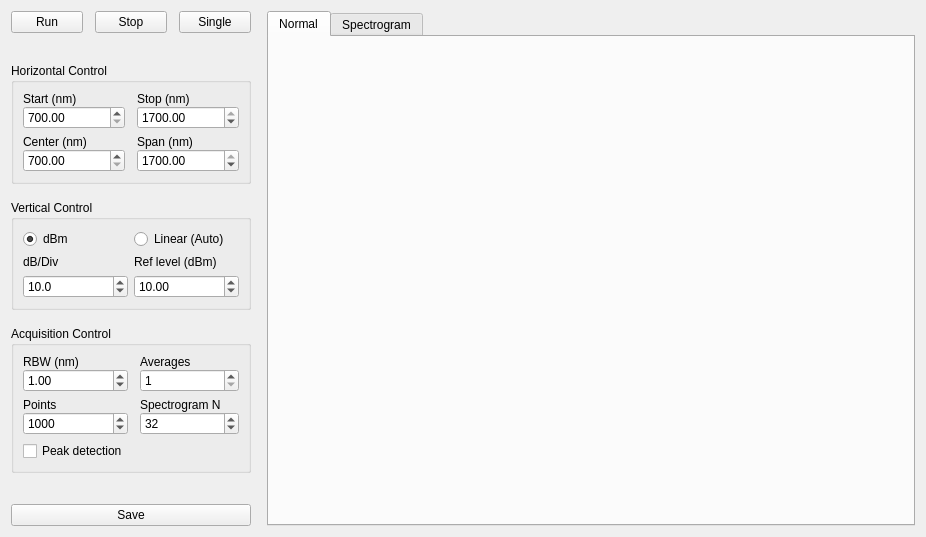
<?xml version="1.0" encoding="UTF-8"?>
<ui version="4.0">
 <class>OSA</class>
 <widget class="QWidget" name="OSA">
  <property name="geometry">
   <rect>
    <x>0</x>
    <y>0</y>
    <width>926</width>
    <height>537</height>
   </rect>
  </property>
  <property name="windowTitle">
   <string>OSA - Virtual Telecom Lab</string>
  </property>
  <layout class="QGridLayout" name="gridLayout">
   <item row="0" column="0">
    <layout class="QHBoxLayout" name="horizontalLayout">
     <property name="spacing">
      <number>16</number>
     </property>
     <property name="topMargin">
      <number>0</number>
     </property>
     <item>
      <layout class="QVBoxLayout" name="verticalLayout_9">
       <property name="sizeConstraint">
        <enum>QLayout::SetMinimumSize</enum>
       </property>
       <property name="leftMargin">
        <number>0</number>
       </property>
       <item>
        <layout class="QHBoxLayout" name="horizontalLayout_2">
         <property name="spacing">
          <number>12</number>
         </property>
         <property name="sizeConstraint">
          <enum>QLayout::SetMinimumSize</enum>
         </property>
         <property name="leftMargin">
          <number>0</number>
         </property>
         <property name="rightMargin">
          <number>0</number>
         </property>
         <item>
          <widget class="QPushButton" name="startBut">
           <property name="sizePolicy">
            <sizepolicy hsizetype="Minimum" vsizetype="Fixed">
             <horstretch>0</horstretch>
             <verstretch>0</verstretch>
            </sizepolicy>
           </property>
           <property name="minimumSize">
            <size>
             <width>0</width>
             <height>0</height>
            </size>
           </property>
           <property name="maximumSize">
            <size>
             <width>72</width>
             <height>16777215</height>
            </size>
           </property>
           <property name="text">
            <string>Run</string>
           </property>
          </widget>
         </item>
         <item>
          <widget class="QPushButton" name="stopBut">
           <property name="sizePolicy">
            <sizepolicy hsizetype="Minimum" vsizetype="Fixed">
             <horstretch>0</horstretch>
             <verstretch>0</verstretch>
            </sizepolicy>
           </property>
           <property name="minimumSize">
            <size>
             <width>0</width>
             <height>0</height>
            </size>
           </property>
           <property name="maximumSize">
            <size>
             <width>72</width>
             <height>16777215</height>
            </size>
           </property>
           <property name="text">
            <string>Stop</string>
           </property>
          </widget>
         </item>
         <item>
          <widget class="QPushButton" name="singleBut">
           <property name="maximumSize">
            <size>
             <width>72</width>
             <height>16777215</height>
            </size>
           </property>
           <property name="text">
            <string>Single</string>
           </property>
          </widget>
         </item>
        </layout>
       </item>
       <item>
        <spacer name="verticalSpacer_9">
         <property name="orientation">
          <enum>Qt::Vertical</enum>
         </property>
         <property name="sizeHint" stdset="0">
          <size>
           <width>20</width>
           <height>40</height>
          </size>
         </property>
        </spacer>
       </item>
       <item>
        <widget class="QGroupBox" name="groupBox">
         <property name="sizePolicy">
          <sizepolicy hsizetype="Minimum" vsizetype="Preferred">
           <horstretch>0</horstretch>
           <verstretch>0</verstretch>
          </sizepolicy>
         </property>
         <property name="title">
          <string>Horizontal Control</string>
         </property>
         <layout class="QGridLayout" name="gridLayout_2">
          <property name="horizontalSpacing">
           <number>12</number>
          </property>
          <property name="verticalSpacing">
           <number>6</number>
          </property>
          <item row="0" column="1">
           <layout class="QVBoxLayout" name="verticalLayout_8">
            <property name="topMargin">
             <number>0</number>
            </property>
            <item>
             <widget class="QLabel" name="label_2">
              <property name="maximumSize">
               <size>
                <width>128</width>
                <height>16777215</height>
               </size>
              </property>
              <property name="text">
               <string>Stop (nm)</string>
              </property>
              <property name="alignment">
               <set>Qt::AlignLeading|Qt::AlignLeft|Qt::AlignVCenter</set>
              </property>
             </widget>
            </item>
            <item>
             <widget class="QDoubleSpinBox" name="stopSpin">
              <property name="maximumSize">
               <size>
                <width>128</width>
                <height>16777215</height>
               </size>
              </property>
              <property name="keyboardTracking">
               <bool>false</bool>
              </property>
              <property name="decimals">
               <number>2</number>
              </property>
              <property name="minimum">
               <double>700.000000000000000</double>
              </property>
              <property name="maximum">
               <double>1700.000000000000000</double>
              </property>
              <property name="value">
               <double>1700.000000000000000</double>
              </property>
             </widget>
            </item>
           </layout>
          </item>
          <item row="0" column="0">
           <layout class="QVBoxLayout" name="verticalLayout_7">
            <item>
             <widget class="QLabel" name="label">
              <property name="maximumSize">
               <size>
                <width>128</width>
                <height>16777215</height>
               </size>
              </property>
              <property name="text">
               <string>Start (nm)</string>
              </property>
              <property name="alignment">
               <set>Qt::AlignLeading|Qt::AlignLeft|Qt::AlignVCenter</set>
              </property>
             </widget>
            </item>
            <item>
             <widget class="QDoubleSpinBox" name="startSpin">
              <property name="maximumSize">
               <size>
                <width>128</width>
                <height>16777215</height>
               </size>
              </property>
              <property name="keyboardTracking">
               <bool>false</bool>
              </property>
              <property name="decimals">
               <number>2</number>
              </property>
              <property name="minimum">
               <double>700.000000000000000</double>
              </property>
              <property name="maximum">
               <double>1700.000000000000000</double>
              </property>
             </widget>
            </item>
           </layout>
          </item>
          <item row="3" column="1">
           <layout class="QVBoxLayout" name="verticalLayout_11">
            <property name="topMargin">
             <number>0</number>
            </property>
            <item>
             <widget class="QLabel" name="label_4">
              <property name="maximumSize">
               <size>
                <width>128</width>
                <height>16777215</height>
               </size>
              </property>
              <property name="text">
               <string>Span (nm)</string>
              </property>
              <property name="alignment">
               <set>Qt::AlignLeading|Qt::AlignLeft|Qt::AlignVCenter</set>
              </property>
             </widget>
            </item>
            <item>
             <widget class="QDoubleSpinBox" name="spanSpin">
              <property name="maximumSize">
               <size>
                <width>128</width>
                <height>16777215</height>
               </size>
              </property>
              <property name="keyboardTracking">
               <bool>false</bool>
              </property>
              <property name="decimals">
               <number>2</number>
              </property>
              <property name="minimum">
               <double>0.010000000000000</double>
              </property>
              <property name="maximum">
               <double>1700.000000000000000</double>
              </property>
              <property name="value">
               <double>1700.000000000000000</double>
              </property>
             </widget>
            </item>
           </layout>
          </item>
          <item row="3" column="0">
           <layout class="QVBoxLayout" name="verticalLayout_10">
            <item>
             <widget class="QLabel" name="label_3">
              <property name="maximumSize">
               <size>
                <width>128</width>
                <height>16777215</height>
               </size>
              </property>
              <property name="text">
               <string>Center (nm)</string>
              </property>
              <property name="alignment">
               <set>Qt::AlignLeading|Qt::AlignLeft|Qt::AlignVCenter</set>
              </property>
             </widget>
            </item>
            <item>
             <widget class="QDoubleSpinBox" name="centerSpin">
              <property name="maximumSize">
               <size>
                <width>128</width>
                <height>16777215</height>
               </size>
              </property>
              <property name="keyboardTracking">
               <bool>false</bool>
              </property>
              <property name="decimals">
               <number>2</number>
              </property>
              <property name="minimum">
               <double>700.000000000000000</double>
              </property>
              <property name="maximum">
               <double>1700.000000000000000</double>
              </property>
              <property name="value">
               <double>700.000000000000000</double>
              </property>
             </widget>
            </item>
           </layout>
          </item>
         </layout>
        </widget>
       </item>
       <item>
        <widget class="QGroupBox" name="groupBox_2">
         <property name="title">
          <string>Vertical Control</string>
         </property>
         <layout class="QGridLayout" name="gridLayout_3">
          <item row="0" column="0">
           <widget class="QRadioButton" name="dbmRadio">
            <property name="text">
             <string>dBm</string>
            </property>
            <property name="checked">
             <bool>true</bool>
            </property>
           </widget>
          </item>
          <item row="0" column="1">
           <widget class="QRadioButton" name="linRadio">
            <property name="text">
             <string>Linear (Auto)</string>
            </property>
           </widget>
          </item>
          <item row="1" column="0">
           <layout class="QVBoxLayout" name="verticalLayout_12">
            <property name="topMargin">
             <number>0</number>
            </property>
            <item>
             <widget class="QLabel" name="label_7">
              <property name="text">
               <string>dB/Div</string>
              </property>
             </widget>
            </item>
            <item>
             <widget class="QDoubleSpinBox" name="dbdivSpin">
              <property name="keyboardTracking">
               <bool>false</bool>
              </property>
              <property name="decimals">
               <number>1</number>
              </property>
              <property name="minimum">
               <double>0.100000000000000</double>
              </property>
              <property name="maximum">
               <double>30.000000000000000</double>
              </property>
              <property name="value">
               <double>10.000000000000000</double>
              </property>
             </widget>
            </item>
           </layout>
          </item>
          <item row="1" column="1">
           <layout class="QVBoxLayout" name="verticalLayout_13">
            <item>
             <widget class="QLabel" name="label_8">
              <property name="text">
               <string>Ref level (dBm)</string>
              </property>
             </widget>
            </item>
            <item>
             <widget class="QDoubleSpinBox" name="reflevelSpin">
              <property name="keyboardTracking">
               <bool>false</bool>
              </property>
              <property name="minimum">
               <double>-300.000000000000000</double>
              </property>
              <property name="maximum">
               <double>100.000000000000000</double>
              </property>
              <property name="value">
               <double>10.000000000000000</double>
              </property>
             </widget>
            </item>
           </layout>
          </item>
         </layout>
        </widget>
       </item>
       <item>
        <widget class="QGroupBox" name="groupBox_3">
         <property name="sizePolicy">
          <sizepolicy hsizetype="Minimum" vsizetype="Preferred">
           <horstretch>0</horstretch>
           <verstretch>0</verstretch>
          </sizepolicy>
         </property>
         <property name="title">
          <string>Acquisition Control</string>
         </property>
         <layout class="QGridLayout" name="gridLayout_4">
          <property name="horizontalSpacing">
           <number>12</number>
          </property>
          <property name="verticalSpacing">
           <number>6</number>
          </property>
          <item row="1" column="2">
           <layout class="QVBoxLayout" name="verticalLayout">
            <property name="spacing">
             <number>0</number>
            </property>
            <property name="sizeConstraint">
             <enum>QLayout::SetDefaultConstraint</enum>
            </property>
            <item>
             <widget class="QLabel" name="label_6">
              <property name="text">
               <string>Spectrogram N</string>
              </property>
             </widget>
            </item>
            <item>
             <widget class="QSpinBox" name="sgNSpin">
              <property name="keyboardTracking">
               <bool>false</bool>
              </property>
              <property name="minimum">
               <number>1</number>
              </property>
              <property name="maximum">
               <number>1024</number>
              </property>
              <property name="value">
               <number>32</number>
              </property>
             </widget>
            </item>
           </layout>
          </item>
          <item row="1" column="0">
           <layout class="QVBoxLayout" name="verticalLayout_2">
            <property name="spacing">
             <number>0</number>
            </property>
            <item>
             <widget class="QLabel" name="label_15">
              <property name="maximumSize">
               <size>
                <width>128</width>
                <height>16777215</height>
               </size>
              </property>
              <property name="text">
               <string>Points</string>
              </property>
             </widget>
            </item>
            <item>
             <widget class="QSpinBox" name="pointsSpin">
              <property name="maximumSize">
               <size>
                <width>128</width>
                <height>16777215</height>
               </size>
              </property>
              <property name="keyboardTracking">
               <bool>false</bool>
              </property>
              <property name="minimum">
               <number>10</number>
              </property>
              <property name="maximum">
               <number>100000</number>
              </property>
              <property name="value">
               <number>1000</number>
              </property>
             </widget>
            </item>
           </layout>
          </item>
          <item row="0" column="2">
           <layout class="QVBoxLayout" name="verticalLayout_6">
            <property name="spacing">
             <number>0</number>
            </property>
            <property name="sizeConstraint">
             <enum>QLayout::SetDefaultConstraint</enum>
            </property>
            <property name="topMargin">
             <number>0</number>
            </property>
            <item>
             <widget class="QLabel" name="label_16">
              <property name="maximumSize">
               <size>
                <width>128</width>
                <height>16777215</height>
               </size>
              </property>
              <property name="text">
               <string>Averages</string>
              </property>
             </widget>
            </item>
            <item>
             <widget class="QSpinBox" name="avgSpin">
              <property name="maximumSize">
               <size>
                <width>128</width>
                <height>16777215</height>
               </size>
              </property>
              <property name="keyboardTracking">
               <bool>false</bool>
              </property>
              <property name="minimum">
               <number>1</number>
              </property>
              <property name="maximum">
               <number>1024</number>
              </property>
             </widget>
            </item>
           </layout>
          </item>
          <item row="0" column="0">
           <layout class="QVBoxLayout" name="verticalLayout_4">
            <property name="spacing">
             <number>0</number>
            </property>
            <item>
             <widget class="QLabel" name="label_5">
              <property name="maximumSize">
               <size>
                <width>128</width>
                <height>16777215</height>
               </size>
              </property>
              <property name="text">
               <string>RBW (nm)</string>
              </property>
             </widget>
            </item>
            <item>
             <widget class="QDoubleSpinBox" name="rbwSpin">
              <property name="maximumSize">
               <size>
                <width>128</width>
                <height>16777215</height>
               </size>
              </property>
              <property name="keyboardTracking">
               <bool>false</bool>
              </property>
              <property name="decimals">
               <number>2</number>
              </property>
              <property name="minimum">
               <double>0.010000000000000</double>
              </property>
              <property name="maximum">
               <double>2.000000000000000</double>
              </property>
              <property name="singleStep">
               <double>0.100000000000000</double>
              </property>
              <property name="value">
               <double>1.000000000000000</double>
              </property>
             </widget>
            </item>
           </layout>
          </item>
          <item row="2" column="0">
           <layout class="QVBoxLayout" name="verticalLayout_3">
            <property name="spacing">
             <number>0</number>
            </property>
            <item>
             <widget class="QCheckBox" name="peakCheck">
              <property name="maximumSize">
               <size>
                <width>128</width>
                <height>16777215</height>
               </size>
              </property>
              <property name="layoutDirection">
               <enum>Qt::LeftToRight</enum>
              </property>
              <property name="text">
               <string>Peak detection</string>
              </property>
             </widget>
            </item>
           </layout>
          </item>
         </layout>
        </widget>
       </item>
       <item>
        <spacer name="verticalSpacer_10">
         <property name="orientation">
          <enum>Qt::Vertical</enum>
         </property>
         <property name="sizeHint" stdset="0">
          <size>
           <width>20</width>
           <height>40</height>
          </size>
         </property>
        </spacer>
       </item>
       <item>
        <widget class="QPushButton" name="saveBut">
         <property name="maximumSize">
          <size>
           <width>2560</width>
           <height>16777215</height>
          </size>
         </property>
         <property name="text">
          <string>Save</string>
         </property>
        </widget>
       </item>
      </layout>
     </item>
     <item>
      <widget class="QTabWidget" name="tabWidget">
       <property name="currentIndex">
        <number>0</number>
       </property>
       <property name="iconSize">
        <size>
         <width>16</width>
         <height>16</height>
        </size>
       </property>
       <property name="elideMode">
        <enum>Qt::ElideNone</enum>
       </property>
       <widget class="QWidget" name="normal">
        <attribute name="title">
         <string>Normal</string>
        </attribute>
        <layout class="QGridLayout" name="gridLayout_5">
         <item row="0" column="0">
          <layout class="QGridLayout" name="graphHolder">
           <property name="sizeConstraint">
            <enum>QLayout::SetMaximumSize</enum>
           </property>
          </layout>
         </item>
        </layout>
       </widget>
       <widget class="QWidget" name="spectrogram">
        <attribute name="title">
         <string>Spectrogram</string>
        </attribute>
        <layout class="QGridLayout" name="gridLayout_6">
         <item row="0" column="0">
          <layout class="QGridLayout" name="sggraphHolder">
           <property name="sizeConstraint">
            <enum>QLayout::SetMaximumSize</enum>
           </property>
          </layout>
         </item>
        </layout>
       </widget>
      </widget>
     </item>
    </layout>
   </item>
  </layout>
 </widget>
 <resources/>
 <connections/>
</ui>
